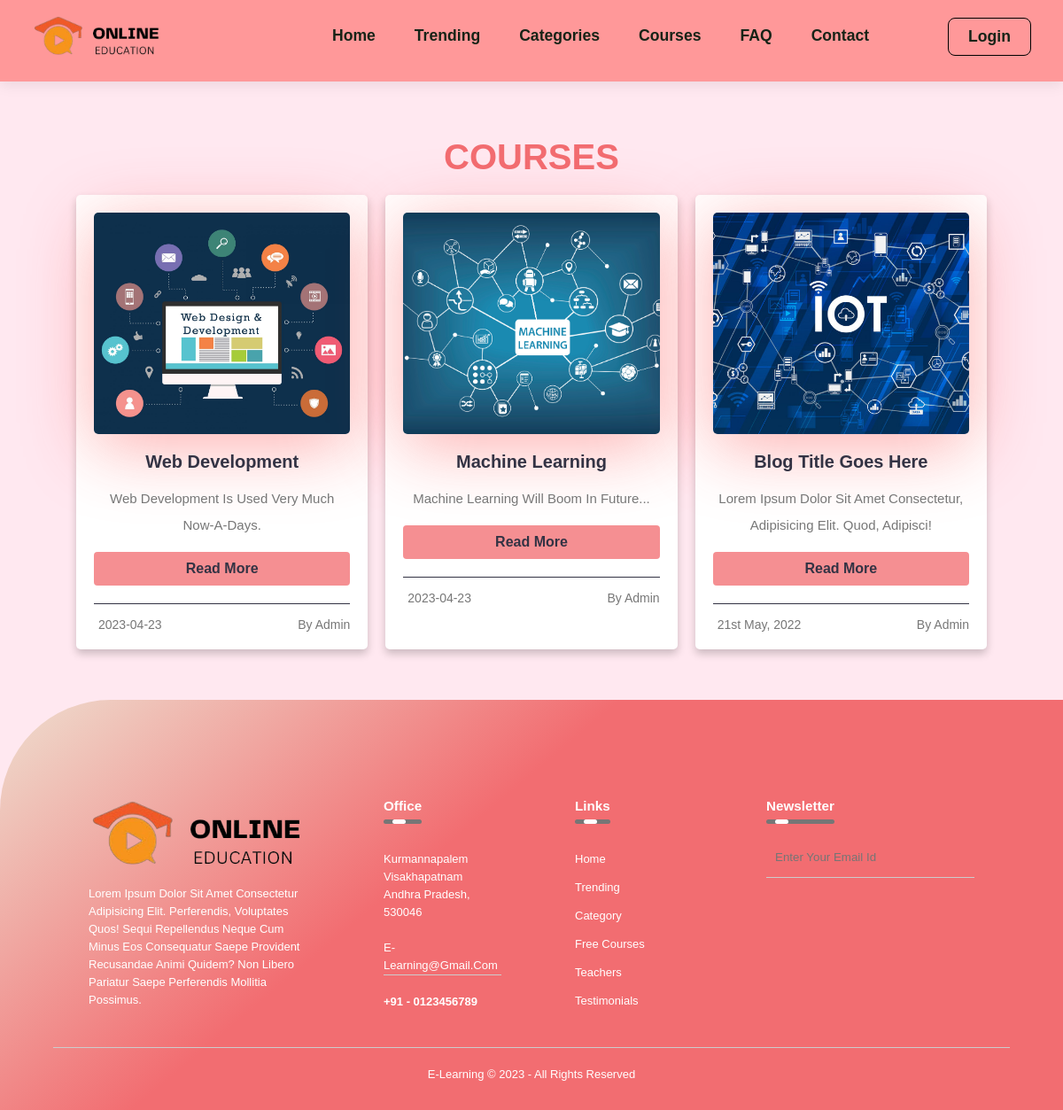
/courses.php, run on an earlier commit of the app's database.
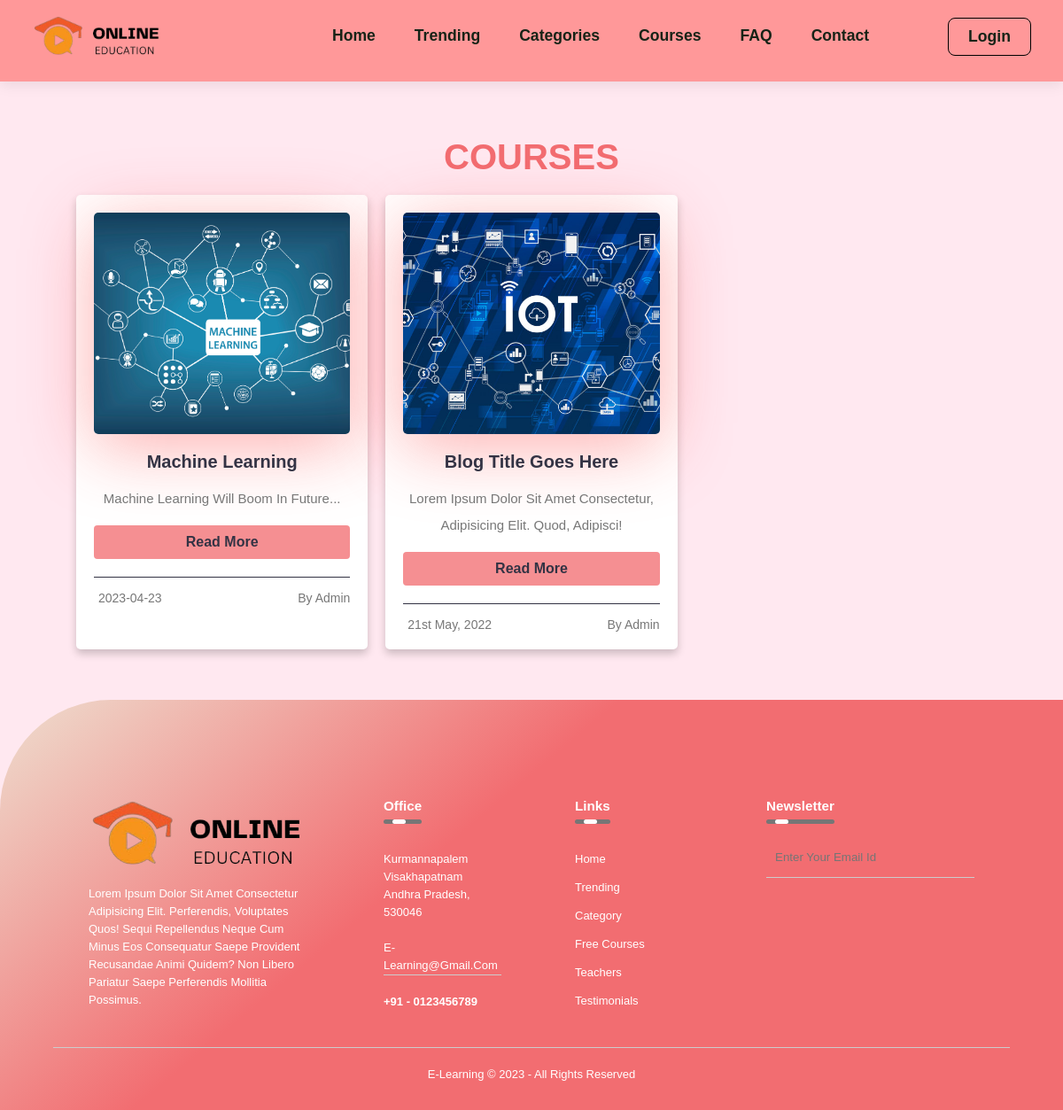
And on a later commit of the database.
### tables this page shows
CREATE TABLE `courses` (
  `id` int(11) NOT NULL,
  `title` text DEFAULT NULL,
  `category` text DEFAULT NULL,
  `description` text DEFAULT NULL,
  `video` longblob DEFAULT NULL,
  `image` longblob DEFAULT NULL,
  `price` text DEFAULT NULL,
  `type` text DEFAULT NULL,
  `courseid` text DEFAULT NULL,
  `createdat` date DEFAULT current_timestamp()
);

### courses.php (the view, shortened to what this page needs)
<?php
	require('./config.php');
?>
<!DOCTYPE html>
<html lang="en">
<head>
  <link href='https://unpkg.com/boxicons@2.1.4/css/boxicons.min.css' rel='stylesheet'>
  <link rel="stylesheet" href="./css/style.css">
  <link rel="stylesheet" href="./css/courses.css">
</head>
<body>
  <header class="sticky">
    <a href="#" class="logo">
      <img src="./images/logo.png" alt="">
    </a>
    <ul class="navbar">
      <li><a href="./index.php#home">Home</a></li>
      <li><a href="./index.php#trending">Trending</a></li>
      <li><a href="./index.php#categories">Categories</a></li>
      <li><a href="#">Courses</a></li>
      <li><a href="./index.php#faq">FAQ</a></li>
      <li><a href="./index.php#contact">Contact</a></li>
    </ul>
    <div class="header-icons">
      <?php if(isset($_SESSION['role']) && $_SESSION['role'] == "user"): ?>
      <a href="./profile.php"><i class='bx bxs-user'></i></a>
      <a href="#"><i class='bx bx-heart'></i></a>
      <a href="#"><i class='bx bx-cart'></i></a>
      <a href="./logout.php" class="logout">Logout</a>
      <?php elseif(isset($_SESSION['role']) && $_SESSION['role'] == "admin"): ?>
      <a href="./adminpanel/admin.php" class="login">Admin</a>
      <?php else: ?>
      <a href="./login.php" class="login">Login</a>
      <?php endif; ?>
    </div>
  </header>
  <div class="post-filter container">
  </div>
  <section class="free_course" id="courses">
    <div class="container">
      <h1 class="heading">COURSES</h1>
      <div class="box-container">
        <?php
          $courses = mysqli_query($conn, "SELECT * FROM `courses`");
          if(!$courses){
            die("Invalid Query...".mysqli_connect_error());
          }
          else{
              while($row = mysqli_fetch_assoc($courses)){
                echo "
                  <div class='box'>
                    <div class='image'>
                      <img src='./adminpanel/database/courses/$row[image]' alt=''>
                    </div>
                    <div class='content'>
                      <h3>$row[title]</h3>
                      <p>$row[description]</p>
                      <a href='./singlecourse.php?id=$row[id]' class='btn'>read more</a>
                      <div class='icons'>
                        <span> <i class='fas fa-calendar'></i> $row[createdat] </span>
                        <span> <i class='fas fa-user'></i> By Admin </span>
                      </div>
                    </div>
                  </div>
                ";
              }
          }
        ?>
        <div class="box">
          <div class="image">
            <img src="images/2.jpg" alt="">
          </div>
          <div class="content">
            <h3>blog title goes here</h3>
            <p>Lorem ipsum dolor sit amet consectetur, adipisicing elit. Quod, adipisci!</p>
            <a href="./singlecourse.php" class="btn">read more</a>
            <div class="icons">
              <span> <i class="fas fa-calendar"></i> 21st may, 2022 </span>
              <span> <i class="fas fa-user"></i> by admin </span>
            </div>
          </div>
        </div>
      </div>
    </div>
  </section>
  <footer>
    <div class="row">
      <div class="col">
        <img src="./images/logo.png" alt="" class="logo">
        <p>Lorem ipsum dolor sit amet consectetur adipisicing elit. Perferendis, voluptates quos! Sequi repellendus
          neque cum minus eos consequatur saepe provident recusandae animi quidem? Non libero pariatur saepe perferendis
          mollitia possimus.</p>
      </div>
      <div class="col">
        <h3>office <div class="underline"><span></span></div>
        </h3>
        <p>Kurmannapalem</p>
        <p>Visakhapatnam</p>
        <p>Andhra Pradesh, 530046</p>
        <p class="email-id">e-learning@gmail.com</p>
        <h4>+91 - 0123456789</h4>
      </div>
      <div class="col">
        <h3>Links <div class="underline"><span></span></div>
        </h3>
        <ul>
          <li><a href="">Home</a></li>
          <li><a href="">Trending</a></li>
          <li><a href="">Category</a></li>
          <li><a href="">Free courses</a></li>
          <li><a href="">Teachers</a></li>
          <li><a href="">Testimonials</a></li>
        </ul>
      </div>
      <div class="col">
        <h3>Newsletter <div class="underline"><span></span></div>
        </h3>
        <form class="footer-form">
          <input type="email" placeholder="Enter your email id" required>
        </form>
        <div class="social-icons">
        </div>
      </div>
    </div>
    <hr>
    <p class="copyright">E-learning © 2023 - All Rights Reserved</p>
  </footer>
</body>
</html>

What changed in the data, as far as the page shows it:
removed courses: image (picture), title "Web Development", description "Web Development Is Used Very Much Now-A-Days.", createdat "2023-04-23"
